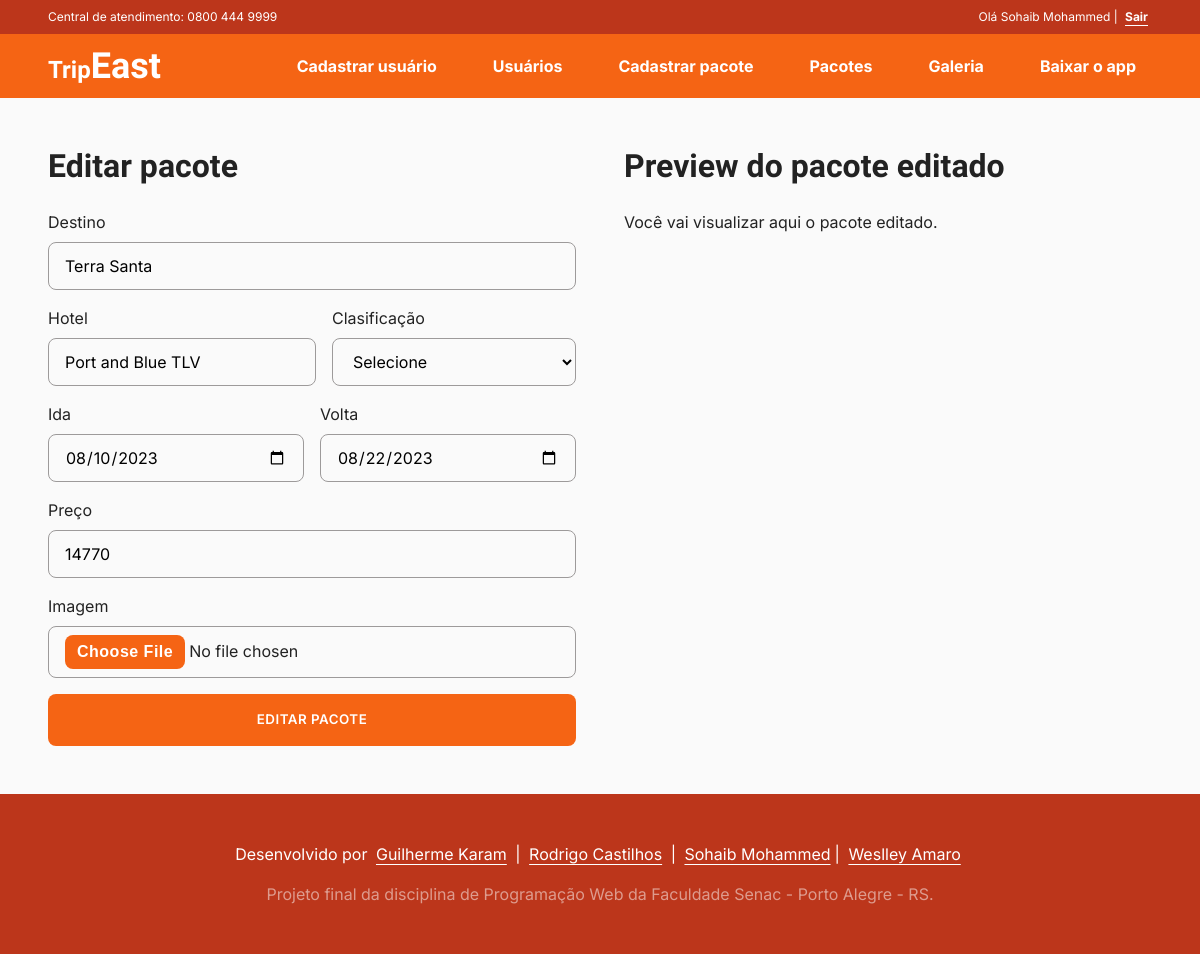
Page /editar-pacote.php?package_id=1 (signed in) on the committed database.
### tables this page shows
CREATE TABLE `packages` (
  `id` bigint(20) NOT NULL,
  `destination` varchar(100) NOT NULL,
  `hotel` varchar(100) NOT NULL,
  `hotel_stars` int(1) NOT NULL,
  `price` float NOT NULL,
  `departure_date` date NOT NULL,
  `date_back` date NOT NULL,
  `image` varchar(250) NOT NULL
);

### utils/fn_packages.php (called while the page is built, shortened)
<?php
function getPackageById($connect, $id)
{
  $query = "SELECT * FROM packages WHERE id = $id";
  $execute = mysqli_query($connect, $query);
  $package = mysqli_fetch_assoc($execute);
  if (!empty($package['id'])) {
    return $package;
  }
}

### editar-pacote.php (the view, shortened to what this page needs)
<?php
require_once('./utils/fn_packages.php');
require_once('./layout/head.php');
$packageId = filter_input(INPUT_GET, "package_id", FILTER_SANITIZE_NUMBER_INT);
$destination = '';
$hotel = '';
$hotel_stars = '';
$price = '';
$departure_date = '';
$date_back = '';
$image = '';
$packageUdited = false;
if (empty($packageId)) {
  header('location: index.php');
  exit();
} else {
  $packageIdToBeEdited = getPackageById($connect, $packageId);
  if (!empty($packageIdToBeEdited['id'])) {
    $packageResult = getPackageById($connect, $packageId);
    $destination = $packageResult['destination'];
    $hotel = $packageResult['hotel'];
    $hotel_stars = $packageResult['hotel_stars'];
    $price = $packageResult['price'];
    $departure_date = $packageResult['departure_date'];
    $date_back = $packageResult['date_back'];
    $image = $packageResult['image'];
  } else {
    header('location: index.php');
  }
}
?>
<!DOCTYPE html>
<html lang="pt-br">
<body>
  <?php include_once('./layout/header.php') ?>
  <main>
    <section class="create-package">
      <div class="container">
        <div class="form-container">
          <h2>Editar pacote</h2>
          <form class="form" method="post" enctype="multipart/form-data">
            <div class="input-group">
              <label for="destination">Destino</label>
              <input type="text" id="destination" name="destination" value="<?php echo $destination ?>">
            </div>
            <div class="input-group-inline">
              <div class="input-group flex-1">
                <label for="hotel">Hotel</label>
                <input type="text" id="hotel" name="hotel" value="<?php echo $hotel ?>">
              </div>
              <div class="input-group">
                <label for="hotel_stars">Clasificação</label>
                <select name="hotel_stars" id="hotel_stars">
                  <option value="">Selecione</option>
                </select>
              </div>
            </div>
            <div class="input-group-inline">
              <div class="input-group">
                <label for="departure_date">Ida</label>
                <input type="date" id="departure_date" name="departure_date" value="<?php echo $departure_date ?>">
              </div>
              <div class="input-group">
                <label for="date_back">Volta</label>
                <input type="date" id="date_back" name="date_back" value="<?php echo $date_back ?>">
              </div>
            </div>
            <div class="input-group">
              <label for="price">Preço</label>
              <input type="text" id="price" name="price" value="<?php echo $price ?>">
            </div>
            <div class="input-group">
              <label for="image">Imagem</label>
              <input type="file" id="image" name="image">
            </div>
            <button class="default-button" type="submit" name="submited_edited_package_form">Editar pacote</button>
          </form>
        </div>
        <div class="package-preview">
          <h2>Preview do pacote editado</h2>
          <?php if ($packageUdited) {
            renderPackage($packageId, $destination, $hotel, $hotel_stars, $price, $departure_date, $date_back, $image);
          } else {
            echo "Você vai visualizar aqui o pacote editado.";
          } ?>
        </div>
      </div>
    </section>
  </main>
  <footer class="footer">
    <?php
    include_once("./layout/footer-copy.php");
    ?>
  </footer>
</body>
</html>

### resources/css/typography.css (style rules this page uses)
body, button { font-family: "Inter", sans-serif; font-weight: 400; line-height: 1.5; color: var(--gray-900); -webkit-font-smoothing: antialiased; -moz-osx-font-smoothing: grayscale; }
h1, h2, h3, h4, h5, h6 { font-family: "Sarabun", sans-serif; font-weight: 800; line-height: 1.25; }

### resources/css/colors.css (style rules this page uses)
:root { --brown-500: #bc361b; --orange-500: #f56414; --gray-900: #222222; --gray-800: #323232; --gray-500: #666666; --gray-100: #9d9a9a; --gray-50: #fafafa; --white: #ffffff; }

### resources/css/styles.css (style rules this page uses)
html { scroll-behavior: smooth; }
body { height: 100vh; background-color: var(--gray-50); display: flex; flex-direction: column; }
main { flex: 1; }
h2 { font-size: 32px; margin-bottom: 24px; }
.container { max-width: 1252px; margin: 0 auto; }
.footer { color: var(--white); text-align: center; background-color: var(--orange-500); }
.create-package { padding: 24px; }
.create-package .container { display: flex; flex-direction: column; gap: 32px; }
@media screen and (min-width: 768px) { .create-package { padding: 48px; } }
@media screen and (min-width: 768px) { .create-package .container { flex-direction: row; gap: 48px; } }
@media screen and (min-width: 768px) { .create-package .form-container, .create-package .package-preview { flex: 1; } }

### resources/css/forms.css (style rules this page uses)
.form { display: flex; flex-direction: column; gap: 16px; }
.form label { margin-bottom: 8px; }
.form input { font-size: 16px; }
.form input[type="text"], .form input[type="email"], .form input[type="password"], .form input[type="date"], .form input[type="file"], .form select, .form select option { min-height: 48px; padding: 8px 16px; outline: none; border-radius: 8px; border: 1px solid var(--gray-100); background-color: var(--gray-50); font-family: inherit; font-size: inherit; cursor: inherit; line-height: inherit; }
.form input[type="file"] { cursor: pointer; }
.input-group { display: flex; flex-direction: column; position: relative; }
.input-group-inline { display: flex; gap: 16px; }
.input-group-inline > div { flex: 1; }
.flex-1 { flex: 1 !important; }

### resources/css/buttons.css (style rules this page uses)
.default-button { width: 100%; padding: 16px 24px; background-color: var(--orange-500); color: var(--white); border-radius: 8px; transition: filter 0.2s; font-weight: 600; text-transform: uppercase; letter-spacing: 0.5px; }

### rows in the picture
packages: destination "Terra Santa", hotel "Port and Blue TLV", departure_date "08/10/2023", date_back "08/22/2023", price "14770"

### other values in the picture
$user "Olá Sohaib Mohammed |"
$login_logout_label "Sair"
